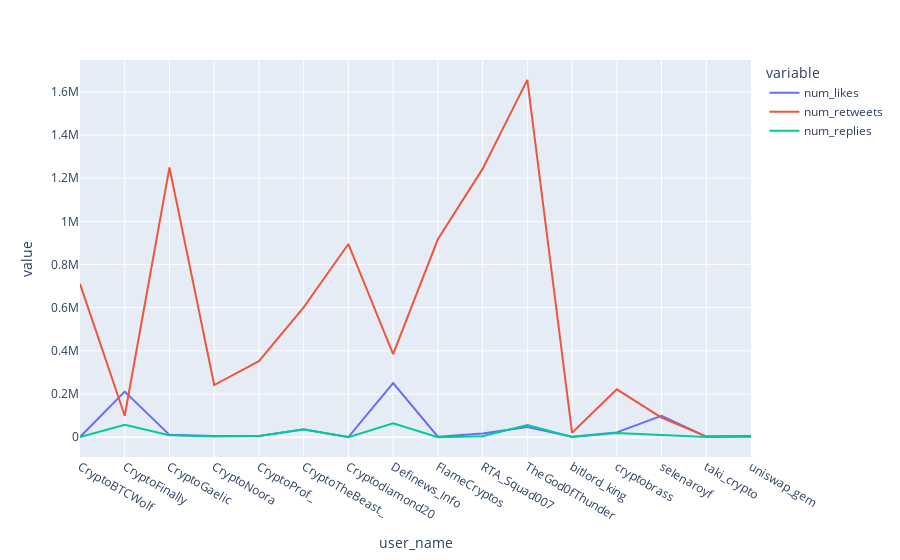

This figure's notebook cell:
### Code cell
import plotly.express as px # camparing each influnencer likes,retweets and replies with others

fig = px.line(TDcsv1, x="user_name" ,y=['num_likes','num_retweets','num_replies'])
fig.show()

### Figure 1 — Plotly figure (JSON) as saved in the notebook; plotly's stock layout.template omitted (floating-point values rounded to 4 significant figures)
{"data": [{"hovertemplate": "variable=num_likes<br>user_name=%{x}<br>value=%{y}<extra></extra>", "legendgroup": "num_likes", "line": {"color": "#636efa", "dash": "solid"}, "mode": "lines", "name": "num_likes", "orientation": "v", "showlegend": true, "type": "scatter", "x": ["CryptoBTCWolf", "CryptoFinally", "CryptoGaelic", "CryptoNoora", "CryptoProf_", "CryptoTheBeast_", "Cryptodiamond20", "Definews_Info", "FlameCryptos", "RTA_Squad007", "TheGod0fThunder", "bitlord_king", "cryptobrass", "selenaroyf", "taki_crypto", "uniswap_gem"], "xaxis": "x", "y": [856, 211289, 10619, 5709, 5921, 35448, 526, 250673, 1827, 17468, 46683, 1962, 22083, 98469, 2489, 4841], "yaxis": "y"}, {"hovertemplate": "variable=num_retweets<br>user_name=%{x}<br>value=%{y}<extra></extra>", "legendgroup": "num_retweets", "line": {"color": "#EF553B", "dash": "solid"}, "mode": "lines", "name": "num_retweets", "orientation": "v", "showlegend": true, "type": "scatter", "x": ["CryptoBTCWolf", "CryptoFinally", "CryptoGaelic", "CryptoNoora", "CryptoProf_", "CryptoTheBeast_", "Cryptodiamond20", "Definews_Info", "FlameCryptos", "RTA_Squad007", "TheGod0fThunder", "bitlord_king", "cryptobrass", "selenaroyf", "taki_crypto", "uniswap_gem"], "xaxis": "x", "y": [710329, 99418, 1249598, 241551, 352151, 601795, 894782, 384594, 916737, 1242898, 1655542, 20765, 221626, 90610, 2580, 4538], "yaxis": "y"}, {"hovertemplate": "variable=num_replies<br>user_name=%{x}<br>value=%{y}<extra></extra>", "legendgroup": "num_replies", "line": {"color": "#00cc96", "dash": "solid"}, "mode": "lines", "name": "num_replies", "orientation": "v", "showlegend": true, "type": "scatter", "x": ["CryptoBTCWolf", "CryptoFinally", "CryptoGaelic", "CryptoNoora", "CryptoProf_", "CryptoTheBeast_", "Cryptodiamond20", "Definews_Info", "FlameCryptos", "RTA_Squad007", "TheGod0fThunder", "bitlord_king", "cryptobrass", "selenaroyf", "taki_crypto", "uniswap_gem"], "xaxis": "x", "y": [48, 57795, 9275, 2891, 5490, 36968, 33, 64721, 97, 4010, 56121, 481, 18801, 8944, 516, 1980], "yaxis": "y"}], "layout": {"legend": {"title": {"text": "variable"}, "tracegroupgap": 0}, "margin": {"t": 60}, "xaxis": {"anchor": "y", "domain": [0, 1], "title": {"text": "user_name"}}, "yaxis": {"anchor": "x", "domain": [0, 1], "title": {"text": "value"}}}}
